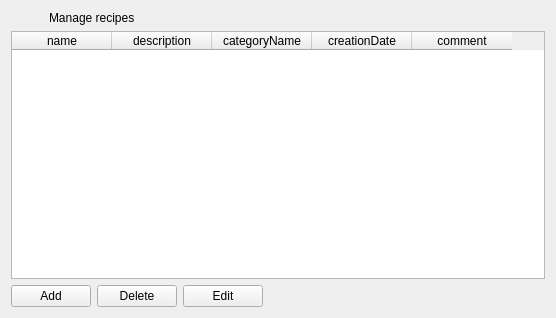
<?xml version="1.0" encoding="UTF-8"?>
<ui version="4.0">
 <class>recipes_form</class>
 <widget class="QWidget" name="recipes_form">
  <property name="geometry">
   <rect>
    <x>0</x>
    <y>0</y>
    <width>556</width>
    <height>318</height>
   </rect>
  </property>
  <property name="windowTitle">
   <string>Recipes</string>
  </property>
  <layout class="QGridLayout" name="gridLayout">
   <item row="4" column="0">
    <layout class="QHBoxLayout" name="horizontalLayout">
     <item>
      <widget class="QPushButton" name="add">
       <property name="text">
        <string>Add</string>
       </property>
       <property name="form" stdset="0">
        <string notr="true">recipe_add</string>
       </property>
       <property name="global.id" stdset="0">
        <string notr="true">{recipe.id}</string>
       </property>
       <property name="global.recipeState" stdset="0">
        <string notr="true">{recipe.state}</string>
       </property>
      </widget>
     </item>
     <item>
      <widget class="QPushButton" name="delete_2">
       <property name="text">
        <string>Delete</string>
       </property>
       <property name="doctype" stdset="0">
        <string notr="true">Recipe.simpleform</string>
       </property>
       <property name="rootelement" stdset="0">
        <string notr="true">recipe</string>
       </property>
       <property name="action" stdset="0">
        <string notr="true">delete</string>
       </property>
       <property name="form" stdset="0">
        <string notr="true">recipes</string>
       </property>
       <property name="id" stdset="0">
        <string>{recipe.id}</string>
       </property>
       <property name="global.recipeState" stdset="0">
        <string notr="true">{recipe.state}</string>
       </property>
      </widget>
     </item>
     <item>
      <widget class="QPushButton" name="edit">
       <property name="text">
        <string>Edit</string>
       </property>
       <property name="form" stdset="0">
        <string notr="true">recipe_edit</string>
       </property>
       <property name="global.id" stdset="0">
        <string notr="true">{recipe.id}</string>
       </property>
       <property name="global.recipeState" stdset="0">
        <string notr="true">{recipe.state}</string>
       </property>
      </widget>
     </item>
     <item>
      <spacer name="horizontalSpacer_2">
       <property name="orientation">
        <enum>Qt::Horizontal</enum>
       </property>
       <property name="sizeHint" stdset="0">
        <size>
         <width>40</width>
         <height>20</height>
        </size>
       </property>
      </spacer>
     </item>
    </layout>
   </item>
   <item row="0" column="0">
    <layout class="QHBoxLayout" name="horizontalLayout_2">
     <item>
      <widget class="QLabel" name="label_2">
       <property name="maximumSize">
        <size>
         <width>32</width>
         <height>32</height>
        </size>
       </property>
       <property name="text">
        <string/>
       </property>
      </widget>
     </item>
     <item>
      <widget class="QLabel" name="label">
       <property name="text">
        <string>Manage recipes</string>
       </property>
      </widget>
     </item>
    </layout>
   </item>
   <item row="1" column="0">
    <widget class="QTableWidget" name="recipe">
     <property name="horizontalScrollBarPolicy">
      <enum>Qt::ScrollBarAlwaysOff</enum>
     </property>
     <property name="alternatingRowColors">
      <bool>true</bool>
     </property>
     <property name="selectionMode">
      <enum>QAbstractItemView::SingleSelection</enum>
     </property>
     <property name="selectionBehavior">
      <enum>QAbstractItemView::SelectRows</enum>
     </property>
     <property name="showGrid">
      <bool>true</bool>
     </property>
     <property name="gridStyle">
      <enum>Qt::DotLine</enum>
     </property>
     <property name="sortingEnabled">
      <bool>true</bool>
     </property>
     <property name="doctype" stdset="0">
      <string notr="true">RecipeListRequest.simpleform</string>
     </property>
     <property name="rootelement" stdset="0">
      <string notr="true">recipe</string>
     </property>
     <property name="state" stdset="0">
      <string notr="true">{global.recipeState}</string>
     </property>
     <property name="action" stdset="0">
      <string notr="true">read</string>
     </property>
     <attribute name="horizontalHeaderShowSortIndicator" stdset="0">
      <bool>true</bool>
     </attribute>
     <attribute name="verticalHeaderStretchLastSection">
      <bool>false</bool>
     </attribute>
     <column>
      <property name="text">
       <string>name</string>
      </property>
     </column>
     <column>
      <property name="text">
       <string>description</string>
      </property>
     </column>
     <column>
      <property name="text">
       <string>categoryName</string>
      </property>
     </column>
     <column>
      <property name="text">
       <string>creationDate</string>
      </property>
     </column>
     <column>
      <property name="text">
       <string>comment</string>
      </property>
     </column>
    </widget>
   </item>
  </layout>
 </widget>
 <tabstops>
  <tabstop>add</tabstop>
  <tabstop>delete_2</tabstop>
  <tabstop>edit</tabstop>
 </tabstops>
 <resources>
  <include location="../qtclient.qrc"/>
 </resources>
 <connections>
  <connection>
   <sender>recipe</sender>
   <signal>doubleClicked(QModelIndex)</signal>
   <receiver>edit</receiver>
   <slot>click()</slot>
   <hints>
    <hint type="sourcelabel">
     <x>199</x>
     <y>131</y>
    </hint>
    <hint type="destinationlabel">
     <x>209</x>
     <y>297</y>
    </hint>
   </hints>
  </connection>
 </connections>
</ui>
